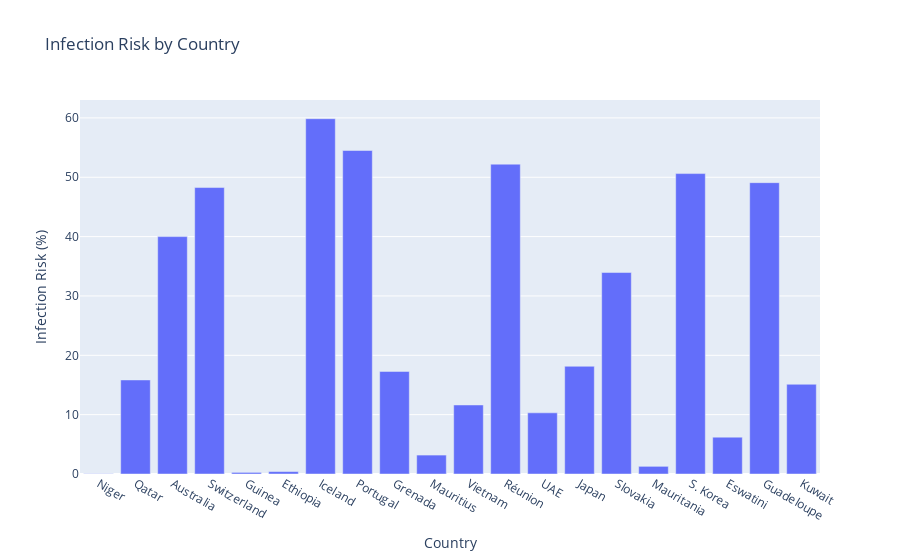

Write notebook code for a chart like this one.
### Markdown cell above
Removed rows that have missing data.

### Code cell
display(px.bar(covid_df.sample(20), x='Country', y='Infection_Risk', labels={'Infection_Risk':'Infection Risk (%)'}, title='Infection Risk by Country'))

### Figure 1 — Plotly figure (JSON) as saved in the notebook; plotly's stock layout.template omitted (floating-point values rounded to 4 significant figures)
{"data": [{"alignmentgroup": "True", "hovertemplate": "Country=%{x}<br>Infection Risk (%)=%{y}<extra></extra>", "legendgroup": "", "marker": {"color": "#636efa", "pattern": {"shape": ""}}, "name": "", "offsetgroup": "", "orientation": "v", "showlegend": false, "textposition": "auto", "type": "bar", "x": ["Niger", "Qatar", "Australia", "Switzerland", "Guinea", "Ethiopia", "Iceland", "Portugal", "Grenada", "Mauritius", "Vietnam", "Réunion", "UAE", "Japan", "Slovakia", "Mauritania", "S. Korea", "Eswatini", "Guadeloupe", "Kuwait"], "xaxis": "x", "y": [0.04, 15.85, 40, 48.27, 0.27, 0.41, 59.87, 54.51, 17.28, 3.19, 11.63, 52.21, 10.31, 18.15, 33.95, 1.29, 50.62, 6.21, 49.09, 15.12], "yaxis": "y"}], "layout": {"barmode": "relative", "legend": {"tracegroupgap": 0}, "title": {"text": "Infection Risk by Country"}, "xaxis": {"anchor": "y", "domain": [0, 1], "title": {"text": "Country"}}, "yaxis": {"anchor": "x", "domain": [0, 1], "title": {"text": "Infection Risk (%)"}}}}
